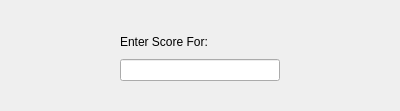
<?xml version="1.0" encoding="UTF-8"?>
<ui version="4.0">
 <class>EnterGameResults</class>
 <widget class="QDialog" name="EnterGameResults">
  <property name="geometry">
   <rect>
    <x>0</x>
    <y>0</y>
    <width>400</width>
    <height>111</height>
   </rect>
  </property>
  <property name="windowTitle">
   <string>Dialog</string>
  </property>
  <widget class="QWidget" name="verticalLayoutWidget">
   <property name="geometry">
    <rect>
     <x>120</x>
     <y>30</y>
     <width>160</width>
     <height>51</height>
    </rect>
   </property>
   <layout class="QVBoxLayout" name="verticalLayout">
    <item>
     <widget class="QLabel" name="label">
      <property name="text">
       <string>Enter Score For:</string>
      </property>
     </widget>
    </item>
    <item>
     <widget class="QLineEdit" name="lineEdit"/>
    </item>
   </layout>
  </widget>
 </widget>
 <resources/>
 <connections/>
</ui>
